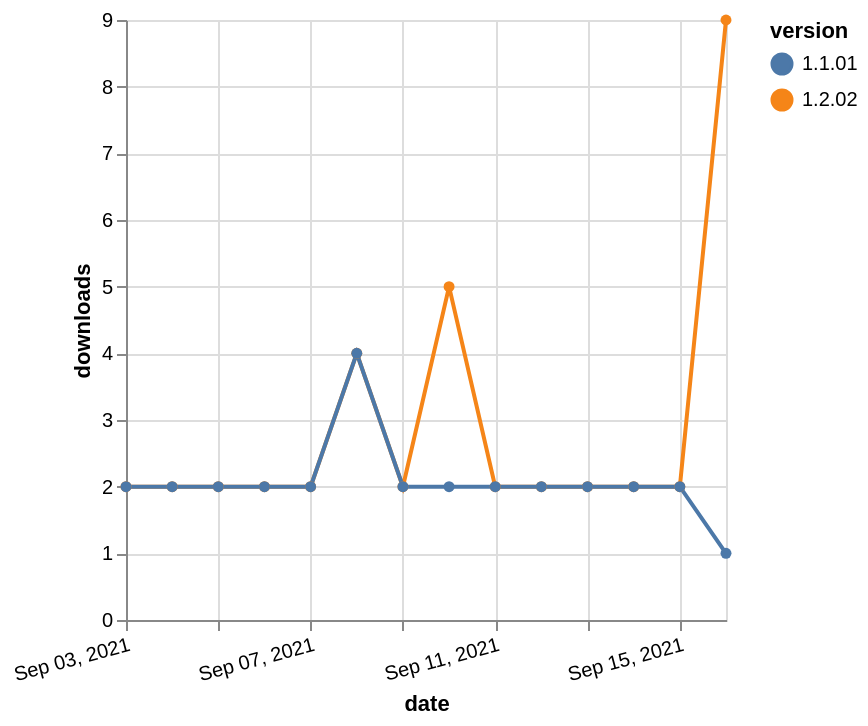

Write the Vega-Lite specification saved for this chart.
### Vega-Lite specification from a JSON file in a GitHub repository (floating-point values rounded to 4 significant figures)
{"$schema": "https://vega.github.io/schema/vega-lite/v5.json", "description": "A simple bar chart with embedded data.", "data": {"values": [{"date": "2021-09-03", "total": 3532, "delta": 2, "version": "1.2.02"}, {"date": "2021-09-04", "total": 3534, "delta": 2, "version": "1.2.02"}, {"date": "2021-09-05", "total": 3536, "delta": 2, "version": "1.2.02"}, {"date": "2021-09-06", "total": 3538, "delta": 2, "version": "1.2.02"}, {"date": "2021-09-07", "total": 3540, "delta": 2, "version": "1.2.02"}, {"date": "2021-09-08", "total": 3544, "delta": 4, "version": "1.2.02"}, {"date": "2021-09-09", "total": 3546, "delta": 2, "version": "1.2.02"}, {"date": "2021-09-10", "total": 3551, "delta": 5, "version": "1.2.02"}, {"date": "2021-09-11", "total": 3553, "delta": 2, "version": "1.2.02"}, {"date": "2021-09-12", "total": 3555, "delta": 2, "version": "1.2.02"}, {"date": "2021-09-13", "total": 3557, "delta": 2, "version": "1.2.02"}, {"date": "2021-09-14", "total": 3559, "delta": 2, "version": "1.2.02"}, {"date": "2021-09-15", "total": 3561, "delta": 2, "version": "1.2.02"}, {"date": "2021-09-16", "total": 3570, "delta": 9, "version": "1.2.02"}, {"date": "2021-09-03", "total": 2674, "delta": 2, "version": "1.1.01"}, {"date": "2021-09-04", "total": 2676, "delta": 2, "version": "1.1.01"}, {"date": "2021-09-05", "total": 2678, "delta": 2, "version": "1.1.01"}, {"date": "2021-09-06", "total": 2680, "delta": 2, "version": "1.1.01"}, {"date": "2021-09-07", "total": 2682, "delta": 2, "version": "1.1.01"}, {"date": "2021-09-08", "total": 2686, "delta": 4, "version": "1.1.01"}, {"date": "2021-09-09", "total": 2688, "delta": 2, "version": "1.1.01"}, {"date": "2021-09-10", "total": 2690, "delta": 2, "version": "1.1.01"}, {"date": "2021-09-11", "total": 2692, "delta": 2, "version": "1.1.01"}, {"date": "2021-09-12", "total": 2694, "delta": 2, "version": "1.1.01"}, {"date": "2021-09-13", "total": 2696, "delta": 2, "version": "1.1.01"}, {"date": "2021-09-14", "total": 2698, "delta": 2, "version": "1.1.01"}, {"date": "2021-09-15", "total": 2700, "delta": 2, "version": "1.1.01"}, {"date": "2021-09-16", "total": 2701, "delta": 1, "version": "1.1.01"}]}, "width": "container", "mark": {"type": "line", "point": {"filled": true}}, "encoding": {"x": {"field": "date", "type": "temporal", "timeUnit": "yearmonthdate", "title": "date", "axis": {"labelAngle": -15}}, "y": {"field": "delta", "type": "quantitative", "title": "downloads"}, "color": {"field": "version", "type": "nominal"}, "tooltip": {"field": "delta"}}}
